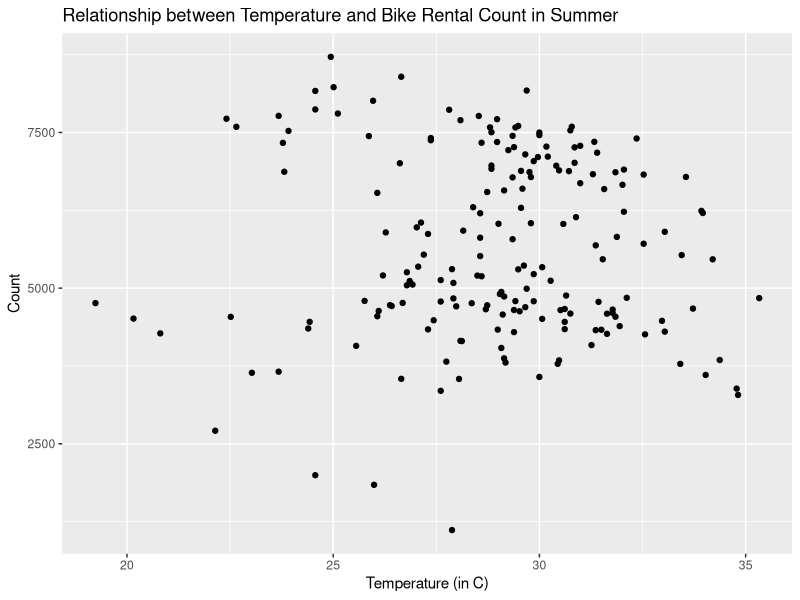
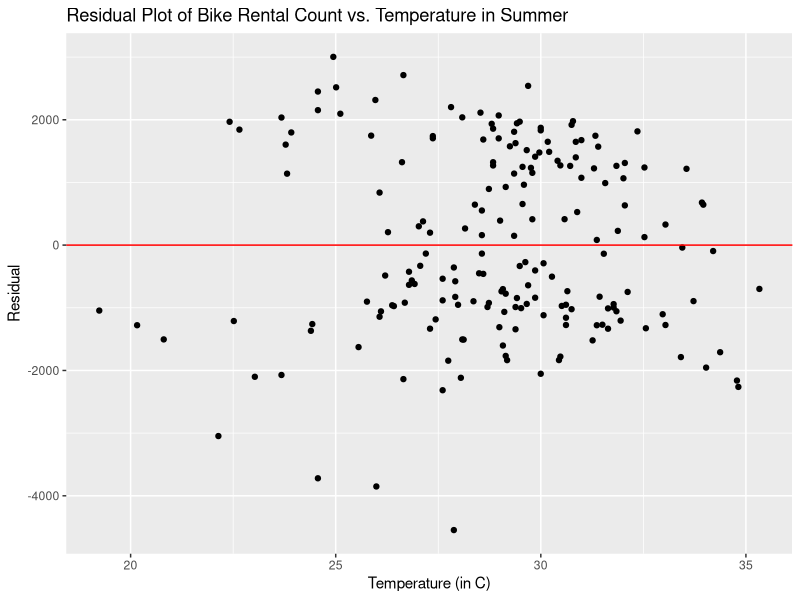
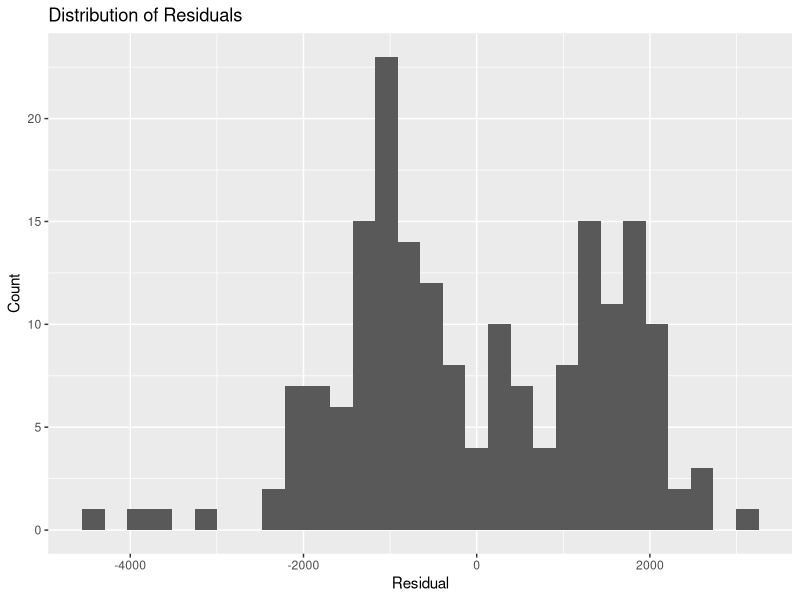

Write the R code that produced these figures, in order.
## ---- chunk 1
knitr::opts_chunk$set(echo = TRUE,
                      warning=FALSE, 
                      message=FALSE)
## ---- chunk 2
library(tidyverse)
library(readr)
library(broom)
library(knitr)
## ---- chunk 3
bikeshare <- read_csv("data/bikeshare.csv")
## ---- chunk 4
winter_data <- bikeshare %>%
  filter(season == 1) %>%
  mutate(temp_c = temp *41)
## ---- chunk 5
winter_model <- lm(count ~ temp_c, data = winter_data)
tidy(winter_model, conf.int = TRUE, level = 0.95) %>%
     kable(digits = 3)
## ---- chunk 6
glance(winter_model, winter_data)$r.squared
## ---- chunk 7
summer_data <- bikeshare %>%
  filter(season == 3) %>%
  mutate(temp_c = temp *41)
## ---- chunk 8
summer_model <- lm(count ~ temp_c, data = summer_data)
tidy(summer_model, conf.int = TRUE, level = 0.95) %>%
     kable(digits = 3)
## ---- chunk 9
ggplot(data = summer_data, mapping = aes(x = temp_c, y = count)) + geom_point() + labs(title = "Relationship between Temperature and Bike Rental Count in Summer", x = "Temperature (in C)", y = "Count")
## ---- chunk 10
summer_data <- summer_data %>%
  mutate(resid = residuals(summer_model))
## ---- chunk 11
ggplot(data = summer_data, mapping = aes(x = temp_c, y = resid)) + geom_point() + labs(title = "Residual Plot of Bike Rental Count vs. Temperature in Summer", x = "Temperature (in C)", y = "Residual") + geom_hline(yintercept = 0, color ="red")
## ---- chunk 12
ggplot(data = summer_data, mapping = aes(x = resid)) + geom_histogram() + labs(title = "Distribution of Residuals", x = "Residual", y = "Count")
## ---- chunk 13
x0 <- data.frame(temp_c = c(30))
predict.lm(summer_model, x0, interval = "confidence",
           conf.level = 0.95)
